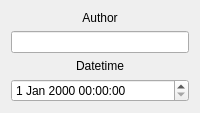
                 <widget class="QWidget" name="lastModifiedTab">
                  <attribute name="title">
                   <string>Last Modified</string>
                  </attribute>
                  <layout class="QVBoxLayout" name="verticalLayout_31">
                   <item>
                    <layout class="QVBoxLayout" name="traceLastModVertLayout">
                     <item>
                      <widget class="QLabel" name="traceLastModAuthLabel">
                       <property name="text">
                        <string>Author</string>
                       </property>
                       <property name="alignment">
                        <set>Qt::AlignBottom|Qt::AlignHCenter</set>
                       </property>
                      </widget>
                     </item>
                     <item>
                      <widget class="QLineEdit" name="traceLastModAuthLineEdit"/>
                     </item>
                     <item>
                      <widget class="QLabel" name="traceLastModDatetimeLabel">
                       <property name="text">
                        <string>Datetime</string>
                       </property>
                       <property name="alignment">
                        <set>Qt::AlignBottom|Qt::AlignHCenter</set>
                       </property>
                      </widget>
                     </item>
                     <item>
                      <widget class="QDateTimeEdit" name="traceLastModDateTimeEdit"/>
                     </item>
                    </layout>
                   </item>
                  </layout>
                 </widget>
